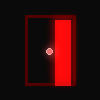

Write the Python code that produced this figure.
import os
import math
from PIL import Image, ImageDraw, ImageFilter

print("[*] Generating 60 EXTREME swinging door frames...")

# Ensure we are saving directly into the correct folder!
folder_name = "port checker animation"
os.makedirs(folder_name, exist_ok=True)

for i in range(60):
    canvas = Image.new("RGBA", (100, 100), (0, 0, 0, 0))
    draw = ImageDraw.Draw(canvas)
    
    # Swing factor goes smoothly from 0.0 (shut tight) to 1.0 (wide open)
    swing_factor = (math.sin(i / 60 * 2 * math.pi) + 1) / 2
    
    # Right edge swings from 75 (fully closed) down to 35 (wide open)
    door_right = int(75 - (swing_factor * 40))
    
    # 1. Background: The glowing red room
    # We draw this behind the door. When the door hits 75, it covers this completely!
    draw.rectangle([25, 15, 75, 85], fill=(255, 20, 20, 255))
    
    # 2. Foreground: The Solid Brown Door
    draw.rectangle([25, 15, door_right, 85], fill=(101, 67, 33, 255), outline=(50, 30, 15, 255), width=2)
    
    # 3. The Door Knob (Moves dynamically with the edge of the door)
    knob_left = door_right - 10
    knob_right = door_right - 4
    draw.ellipse([knob_left, 48, knob_right, 54], fill=(255, 200, 50, 255), outline=(255, 255, 255, 255))
    
    # 4. Glow Logic
    glow_alpha = int(swing_factor * 200)
    
    # Only draw the glow if the door is actually open
    if glow_alpha > 5:
        glow_layer = Image.new("RGBA", (100, 100), (0, 0, 0, 0))
        glow_draw = ImageDraw.Draw(glow_layer)
        
        # Glow spills out from the exact point the door is open
        glow_draw.rectangle([door_right, 10, 85, 90], fill=(255, 50, 50, glow_alpha))
        glow_layer = glow_layer.filter(ImageFilter.GaussianBlur(5))
        
        final_frame = Image.alpha_composite(canvas, glow_layer)
    else:
        # Door is shut tight, no light escapes
        final_frame = canvas
        
    # 5. Save explicitly into the correct folder!
    final_frame.save(f"{folder_name}/port_checker_f{i}.png")

print("[+] Done! Extreme swing animation frames created.")
